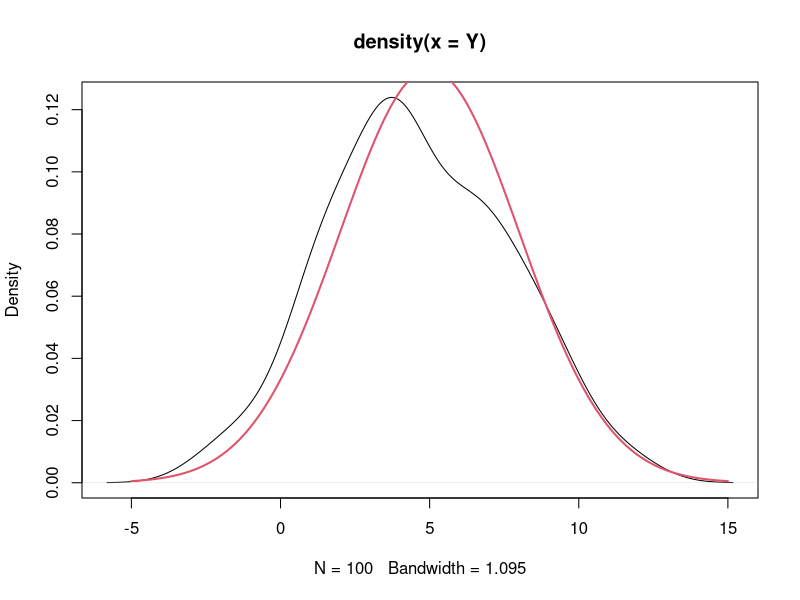
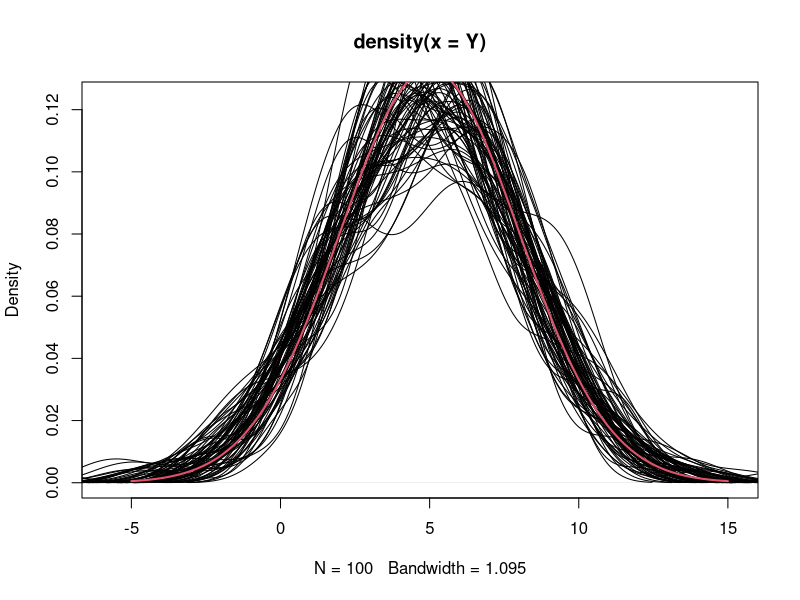
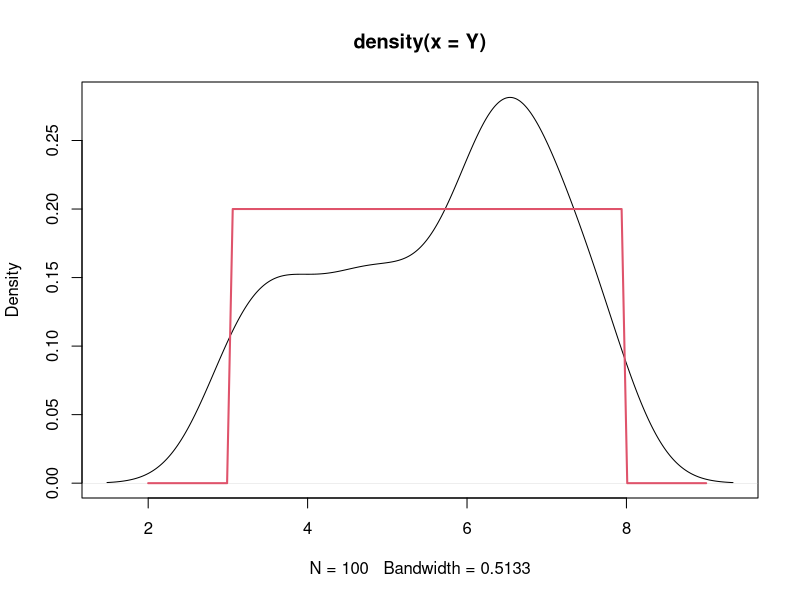
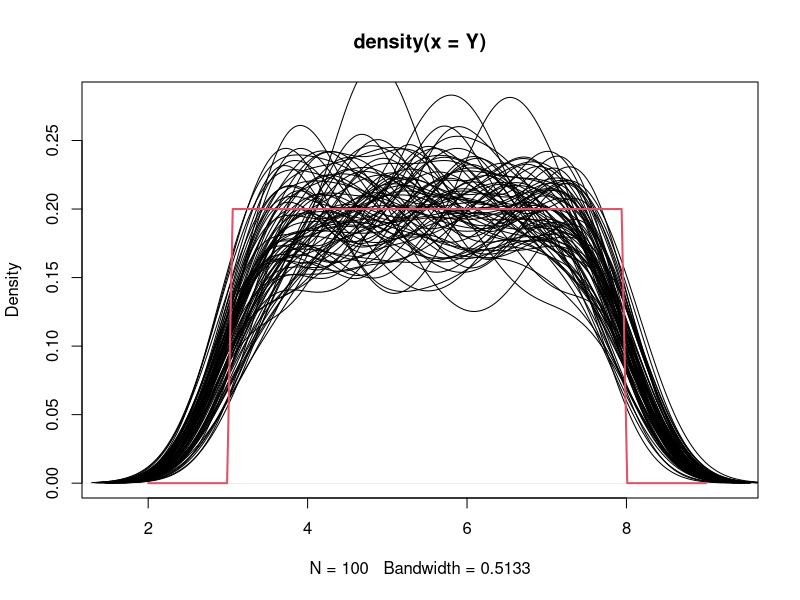
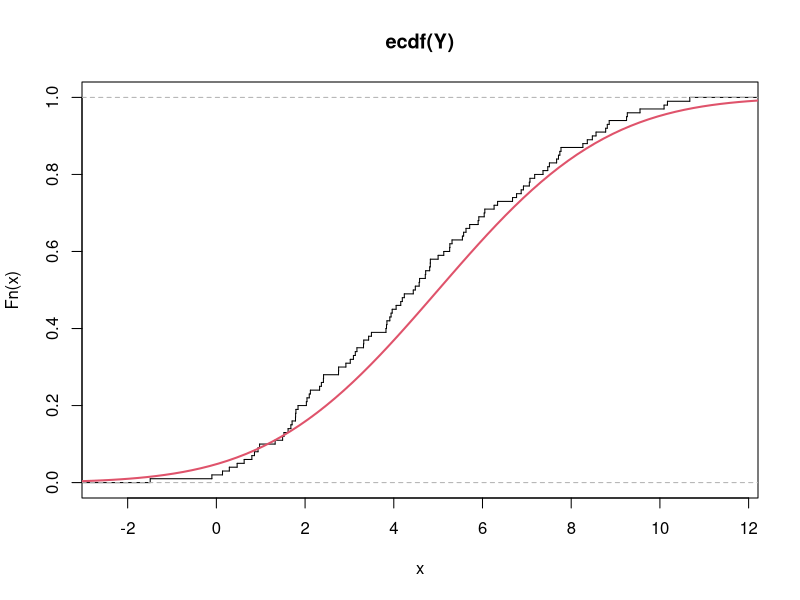
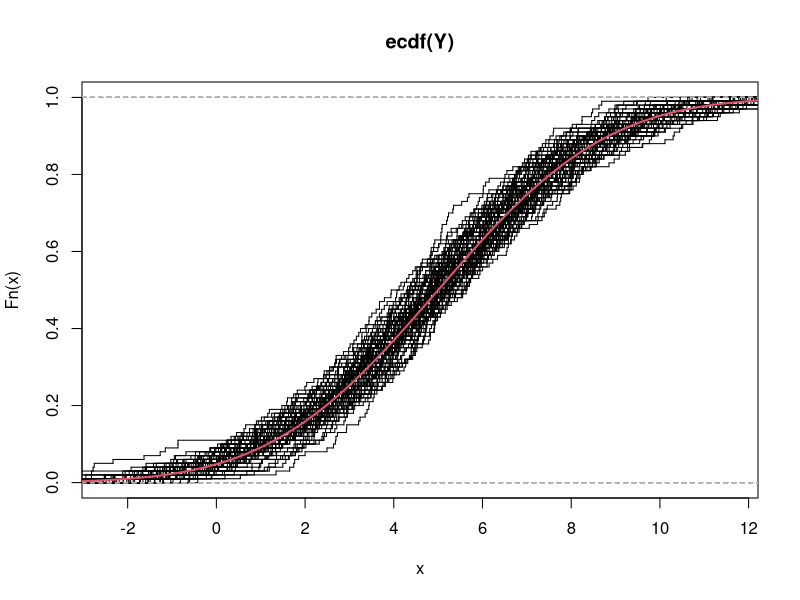
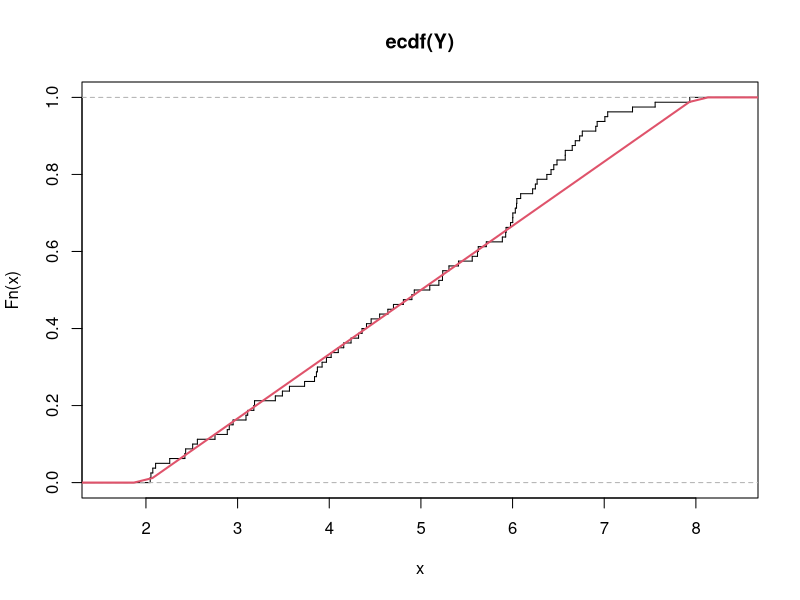
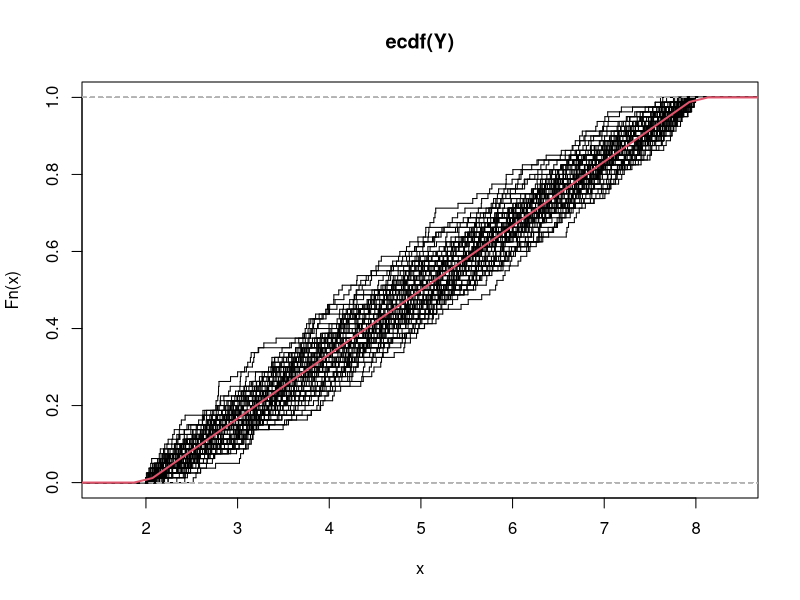

Here is the R script that generated these plots, in order:

# Veamos el funcionamiento del sesgo y la varianza a nivel funcion --------


# Kernel ------------------------------------------------------------------


# Distribución normal -----------------------------------------------------

tamano_muestral <- 100
media <- 5
desv <- 3
iteraciones <- 75

x <- seq(-5, 15, length.out = 100)

Y <- rnorm(tamano_muestral, media, desv)

estimador_kernel <- density(Y)

plot(estimador_kernel)
lines(x = x, y = dnorm(x, media, desv), col = 2, lwd = 2)



plot(estimador_kernel)
for(i in seq_len(iteraciones)){
  Y <- rnorm(tamano_muestral, media, desv)
  
  estimador_kernel <- density(Y)
  
  lines(estimador_kernel)
  
}
lines(x = x, y = dnorm(x, media, desv), col = 2, lwd = 2)




# Distribución uniforme ---------------------------------------------------


tamano_muestral <- 100
a <- 3
b <- 8
iteraciones <- 75

x <- seq(2, 9, length.out = 100)

Y <- runif(tamano_muestral, a, b)

estimador_kernel <- density(Y)

plot(estimador_kernel)
lines(x = x, y = dunif(x, a, b), col = 2, lwd = 2)



plot(estimador_kernel)
for(i in seq_len(iteraciones)){
  Y <- runif(tamano_muestral, a, b)
  
  estimador_kernel <- density(Y)
  
  lines(estimador_kernel)
  
}
lines(x = x, y = dunif(x, a, b), col = 2, lwd = 2)



# ECDF --------------------------------------------------------------------

# distribución normal -----------------------------------------------------


tamano_muestral <- 100
media <- 5
desv <- 3
iteraciones <- 75

x <- seq(-5, 15, length.out = 100)

Y <- rnorm(tamano_muestral, media, desv)

estimador_ecdf <- ecdf(Y)

plot(estimador_ecdf, pch = "", verticals = TRUE)
lines(x = x, y = pnorm(x, media, desv), col = 2, lwd = 2)



plot(estimador_ecdf, pch = "", verticals = TRUE)
for(i in seq_len(iteraciones)){
  Y <- rnorm(tamano_muestral, media, desv)
  
  estimador_ecdf <- ecdf(Y)
  
  lines(estimador_ecdf, pch = "", verticals = TRUE)
  
}
lines(x = x, y = pnorm(x, media, desv), col = 2, lwd = 2)



# Distribución uniforme ---------------------------------------------------

tamano_muestral <- 80
a <- 2
b <- 8
iteraciones <- 75

x <- seq(-5, 15, length.out = 100)

Y <- runif(tamano_muestral, a, b)

estimador_ecdf <- ecdf(Y)

plot(estimador_ecdf, pch = "", verticals = TRUE)
lines(x = x, y = punif(x, a, b), col = 2, lwd = 2)



plot(estimador_ecdf, pch = "", verticals = TRUE)
for(i in seq_len(iteraciones)){
  Y <- runif(tamano_muestral, a, b)
  
  estimador_ecdf <- ecdf(Y)
  
  lines(estimador_ecdf, pch = "", verticals = TRUE)
  
}
lines(x = x, y = punif(x, a, b), col = 2, lwd = 2)



# Regresión lineal --------------------------------------------------------


iteraciones <- 100
tamano_muestral <- 30
beta_0 <- 1
beta_1 <- -0.3


x <- seq(-3, 3, length.out = tamano_muestral)

genera_y <- function(x, beta_0, beta_1){
  beta_1*x + beta_0 + rnorm(length(x), 0, 0.5)
}

y <- genera_y(x, beta_0, beta_1)

modelo_lineal <- lm(y~x)

plot(x, y)
lines(x, modelo_lineal$fitted.values, type = "l")


plot(x, modelo_lineal$fitted.values, type = "l")

for(i in seq_len(iteraciones)){
  y <- genera_y(x, beta_0, beta_1)
  
  modelo_lineal <- lm(y~x)
  
  lines(x, modelo_lineal$fitted.values)
  
}
abline(beta_0, beta_1, col = 2, lwd = 2)



# Red neuronal ------------------------------------------------------------

library("nnet")

iteraciones <- 100
tamano_muestral <- 30


genera_y <- function(x, beta_0, beta_1){
  cos(x) + rnorm(length(x), 0, 0.5)
  # beta_1*x + beta_0 + rnorm(length(x), 0, 0.5)
}


X <- seq(0, 3*pi, length.out = tamano_muestral)
Y <- genera_y(X)

plot(Y~X)
lines(cos(X) ~ X, col = 2, lwd = 2)


red_neuronal <- nnet(X, Y, size = 8, linout = TRUE, trace = FALSE)

YY <- predict(red_neuronal)
lines(YY ~ X, col = 4)

for(i in seq_len(iteraciones)){
  
  Y <- genera_y(X)
  red_neuronal <- nnet(X, Y, size = 8, linout = TRUE, trace = FALSE)
  YY <- predict(red_neuronal)
  lines(YY ~ X, col = 4)
  
}

lines(cos(X) ~ X, col = 2, lwd = 2)

